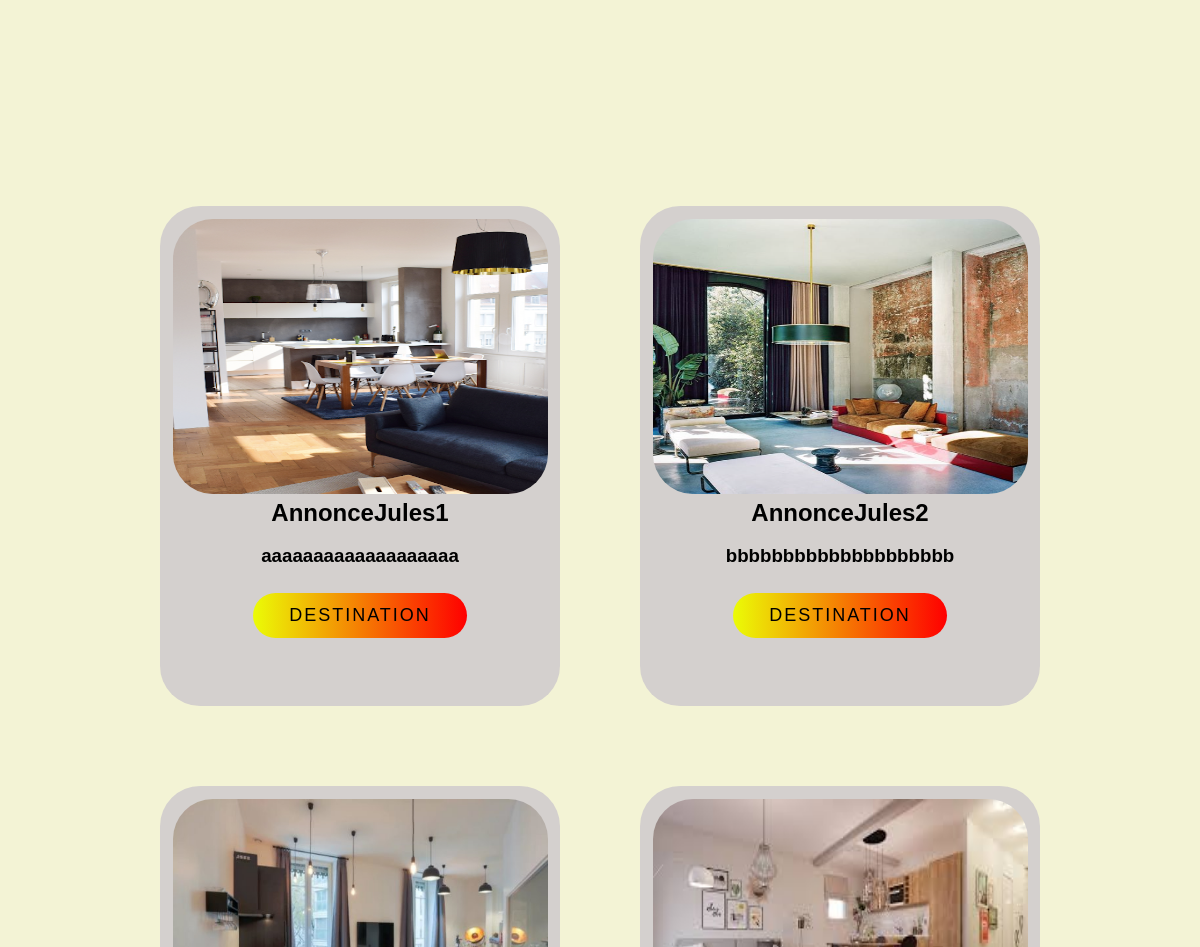
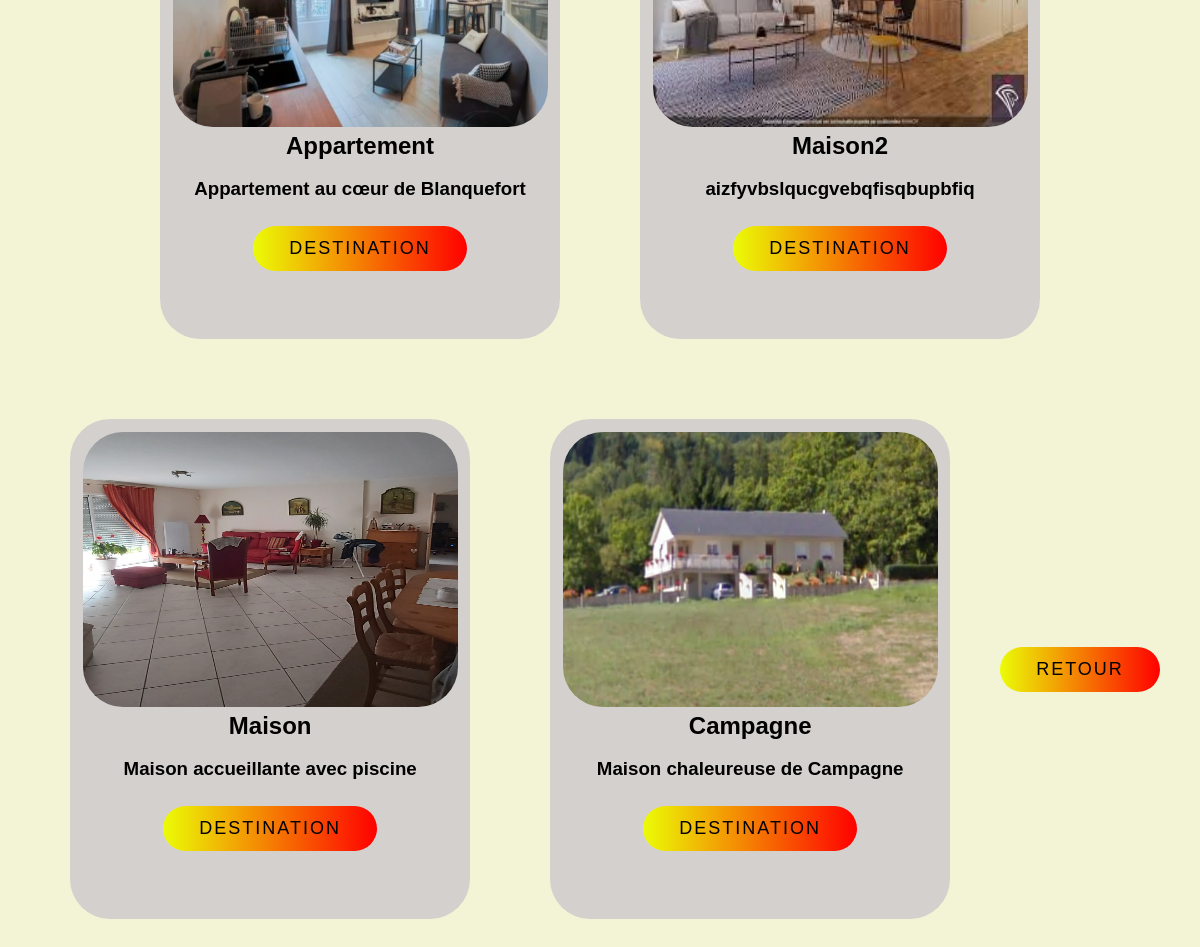
Page /recherche.php on the committed database (2 pictures, top to bottom).
### tables this page shows
CREATE TABLE `annonce` (
  `id` int(11) NOT NULL,
  `id_annonceur` int(11) NOT NULL,
  `titre` varchar(255) NOT NULL,
  `description` varchar(255) NOT NULL,
  `nb_place` int(11) NOT NULL,
  `adresse` varchar(255) NOT NULL,
  `ville` varchar(255) NOT NULL,
  `prix_nuit` int(11) NOT NULL,
  `latitude` text NOT NULL,
  `longitude` text NOT NULL
);

### recherche.php (the view, shortened to what this page needs)
<?php
    include('config.php');
    if (isset($_SESSION["id"])) {
        if (!empty($_SESSION["ville"]) && !empty($_SESSION["nb_voyageur"]) && !empty($_SESSION["prix_max"])) {
            $query = $pdo->prepare("SELECT * FROM ProjetWeb.annonce WHERE ville LIKE '{$_SESSION["ville"]}' AND nb_place = {$_SESSION["nb_voyageur"]} AND prix_nuit <= {$_SESSION["prix_max"]} AND id_annonceur != '{$_SESSION["id"]}'");
            $query->execute();
        }
        else if (!empty($_SESSION["ville"]) && !empty($_SESSION["prix_max"])) {
            $query = $pdo->prepare("SELECT * FROM ProjetWeb.annonce WHERE ville LIKE '{$_SESSION["ville"]}' AND prix_nuit <= {$_SESSION["prix_max"]} AND id_annonceur != '{$_SESSION["id"]}'");
            $query->execute();
        }
        else if (!empty($_SESSION["nb_voyageur"]) && !empty($_SESSION["prix_max"])) {
            $query = $pdo->prepare("SELECT * FROM ProjetWeb.annonce WHERE nb_place = {$_SESSION["nb_voyageur"]} AND prix_nuit <= {$_SESSION["prix_max"]} AND id_annonceur != '{$_SESSION["id"]}'");
            $query->execute();
        }
        else if (!empty($_SESSION["ville"]) && !empty($_SESSION["nb_voyageur"])) {
            $query = $pdo->prepare("SELECT * FROM ProjetWeb.annonce WHERE ville LIKE '{$_SESSION["ville"]}' AND nb_place = {$_SESSION["nb_voyageur"]} AND id_annonceur != '{$_SESSION["id"]}'");
            $query->execute();
        }
        else if (!empty($_SESSION["ville"])) {
            $query = $pdo->prepare("SELECT * FROM ProjetWeb.annonce WHERE ville LIKE '{$_SESSION["ville"]}' AND id_annonceur != '{$_SESSION["id"]}'");
            $query->execute();
        }
        else if (!empty($_SESSION["nb_voyageur"])) {
            $query = $pdo->prepare("SELECT * FROM ProjetWeb.annonce WHERE nb_place = '{$_SESSION["nb_voyageur"]}' AND id_annonceur != '{$_SESSION["id"]}'");
            $query->execute();
        }
        else if (!empty($_SESSION["prix_max"])) {
            $query = $pdo->prepare("SELECT * FROM ProjetWeb.annonce WHERE prix_nuit <= '{$_SESSION["prix_max"]}' AND id_annonceur != '{$_SESSION["id"]}'");
            $query->execute();
        }
        else {
            $query = $pdo->prepare("SELECT * FROM ProjetWeb.annonce WHERE id_annonceur != '{$_SESSION["id"]}'");
            $query->execute();
        }
    }
    else {
        if (!empty($_SESSION["ville"]) && !empty($_SESSION["nb_voyageur"]) && !empty($_SESSION["prix_max"])) {
            $query = $pdo->prepare("SELECT * FROM ProjetWeb.annonce WHERE ville LIKE '{$_SESSION["ville"]}' AND nb_place >= {$_SESSION["nb_voyageur"]} AND prix_nuit <= {$_SESSION["prix_max"]}");
            $query->execute();
        }
        else if (!empty($_SESSION["ville"]) && !empty($_SESSION["prix_max"])) {
            $query = $pdo->prepare("SELECT * FROM ProjetWeb.annonce WHERE ville LIKE '{$_SESSION["ville"]}' AND prix_nuit <= {$_SESSION["prix_max"]}");
            $query->execute();
        }
        else if (!empty($_SESSION["nb_voyageur"]) && !empty($_SESSION["prix_max"])) {
            $query = $pdo->prepare("SELECT * FROM ProjetWeb.annonce WHERE nb_place >= {$_SESSION["nb_voyageur"]} AND prix_nuit <= {$_SESSION["prix_max"]}");
            $query->execute();
        }
        else if (!empty($_SESSION["ville"]) && !empty($_SESSION["nb_voyageur"])) {
            $query = $pdo->prepare("SELECT * FROM ProjetWeb.annonce WHERE ville LIKE '{$_SESSION["ville"]}' AND nb_place >= {$_SESSION["nb_voyageur"]}");
            $query->execute();
        }
        else if (!empty($_SESSION["ville"])) {
            $query = $pdo->prepare("SELECT * FROM ProjetWeb.annonce WHERE ville LIKE '{$_SESSION["ville"]}'");
            $query->execute();
        }
        else if (!empty($_SESSION["nb_voyageur"])) {
            $query = $pdo->prepare("SELECT * FROM ProjetWeb.annonce WHERE nb_place >= '{$_SESSION["nb_voyageur"]}'");
            $query->execute();
        }
        else if (!empty($_SESSION["prix_max"])) {
            $query = $pdo->prepare("SELECT * FROM ProjetWeb.annonce WHERE prix_nuit <= '{$_SESSION["prix_max"]}'");
            $query->execute();
        }
        else {
            $query = $pdo->prepare("SELECT * FROM ProjetWeb.annonce");
            $query->execute();
        }
    }
?>
<!DOCTYPE html>
    <html>
        <head>
            <link rel="stylesheet" href="style.css" type="text/css">
        </head>
        <body>
                <?php if (isset($_SESSION["Date_arrivé"]) && isset($_SESSION["Date_départ"])) {
                    $x = array();
                    while($infos = $query->fetch()) {
                        $query1 = $pdo->prepare("SELECT * FROM ProjetWeb.date_de_réservation
                        WHERE id_chambre = {$infos['id']}
                        AND date_réservation BETWEEN '{$test}' AND '{$test2}'");
                        $query1->execute();
                        $infos1 = $query1->fetch();
                        if (empty($infos1)) {
                            $str_titre = strtolower($infos["titre"]);
                            $fileDestination = "./annonces/".$str_titre."/".$str_titre.".png";
                            echo '<div class="container">';
                                echo '<div class="card">';
                                    echo '<div class="item">';
                                        ?><img class="img" <?php echo "src= {$fileDestination}"?>> <?php
                                        echo "<h2 class='Atit'>{$infos['titre']}</h2><br>";
                                        echo "<h3 class='Ddes'>{$infos['description']}</h3>";
                                        echo "<a class='a' href='annonce.php?id={$infos["id"]}'>Destination</a>";
                                    echo '</div>';
                                echo '</div>';
                            echo '</div>';
                        }
                        }
                    }
                    else {
                        while($infos = $query->fetch()) {
                            $str_titre = strtolower($infos["titre"]);
                            $fileDestination = "./annonces/".$str_titre."/".$str_titre.".png";
                            echo '<div class="container">';
                                echo '<div class="card">';
                                    echo '<div class="item">';
                                        ?><img class="img" <?php echo "src= {$fileDestination}"?>> <?php
                                        echo "<h2 class='Atit'>{$infos['titre']}</h2><br>";
                                        echo "<h3 class='Ddes'>{$infos['description']}</h3>";
                                        echo "<a class='a' href='annonce.php?id={$infos["id"]}'>Destination</a>";
                                    echo '</div>';
                                echo '</div>';
                            echo '</div>';
                            }
                        }
                    ?>
                <a href="index.php" class = "a">Retour</a>
        </body>
    </html>

### style.css (style rules this page uses)
* { margin: 0; padding: 0; box-sizing: border-box; font-family: 'Poppins', sans-serif; }
body { display: flex; justify-content: center; align-items: center; flex-wrap: wrap; background-color: rgb(243, 243, 213); }
.a { position: relative; display: inline-block; padding: 12px 36px; margin: 10px 10px; color: rgb(0, 0, 0); text-decoration: none; text-transform: uppercase; font-size: 18px; letter-spacing: 2px; border-radius: 40px; background: linear-gradient(90deg,rgb(235, 252, 6),#ff0000); overflow: hidden; }
.container { padding: 20px; margin: 20px; }
.card { display: flex; background: #d3ceceee; transition: box-shadow .3s; width: 400px; height: 500px; border-radius: 40px; align-items: center; justify-content: center; }
.item { display: flex; align-items: center; justify-content: center; flex-direction: column; border-radius: 40px; }
.item .Atit { margin-top: 5px; margin: 1rem 0 0 0.5rem 0; }
.item .Ddes { margin: 0 0 1rem 0; }
.item .img { background-size: cover; width: 375px; height: 275px; margin-top: -45px; border-radius: 40px; }

### rows in the picture
annonce: shows a picture, titre "AnnonceJules1", description "aaaaaaaaaaaaaaaaaaa"
annonce: shows a picture, titre "AnnonceJules2", description "bbbbbbbbbbbbbbbbbbbb"
annonce: shows a picture, titre "Appartement", description "Appartement au cœur de Blanquefort"
annonce: shows a picture, titre "Maison2", description "aizfyvbslqucgvebqfisqbupbfiq"
annonce: shows a picture, titre "Maison", description "Maison accueillante avec piscine"
annonce: shows a picture, titre "Campagne", description "Maison chaleureuse de Campagne"
